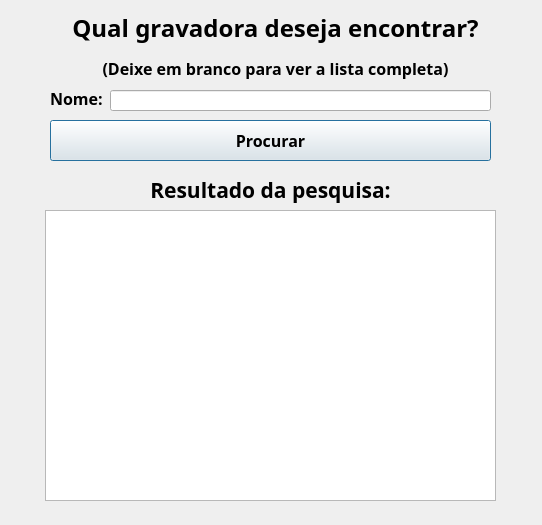
<?xml version="1.0" encoding="UTF-8"?>
<ui version="4.0">
 <class>Dialog</class>
 <widget class="QDialog" name="Dialog">
  <property name="geometry">
   <rect>
    <x>0</x>
    <y>0</y>
    <width>542</width>
    <height>525</height>
   </rect>
  </property>
  <property name="windowTitle">
   <string>Procurar Gravadora</string>
  </property>
  <widget class="QPushButton" name="searchBtn">
   <property name="geometry">
    <rect>
     <x>50</x>
     <y>120</y>
     <width>441</width>
     <height>41</height>
    </rect>
   </property>
   <property name="font">
    <font>
     <family>Noto Sans</family>
     <pointsize>12</pointsize>
     <weight>75</weight>
     <bold>true</bold>
    </font>
   </property>
   <property name="text">
    <string>Procurar</string>
   </property>
  </widget>
  <widget class="QLabel" name="removeRecord">
   <property name="geometry">
    <rect>
     <x>50</x>
     <y>90</y>
     <width>81</width>
     <height>17</height>
    </rect>
   </property>
   <property name="font">
    <font>
     <family>Noto Sans</family>
     <pointsize>12</pointsize>
     <weight>75</weight>
     <bold>true</bold>
    </font>
   </property>
   <property name="text">
    <string>Nome:</string>
   </property>
  </widget>
  <widget class="QLineEdit" name="searchInput">
   <property name="geometry">
    <rect>
     <x>110</x>
     <y>90</y>
     <width>381</width>
     <height>21</height>
    </rect>
   </property>
  </widget>
  <widget class="QLabel" name="mainTitle">
   <property name="geometry">
    <rect>
     <x>70</x>
     <y>10</y>
     <width>411</width>
     <height>71</height>
    </rect>
   </property>
   <property name="font">
    <font>
     <family>Noto Sans</family>
     <pointsize>16</pointsize>
     <weight>75</weight>
     <bold>true</bold>
    </font>
   </property>
   <property name="text">
    <string>&lt;!DOCTYPE HTML PUBLIC &quot;-//W3C//DTD HTML 4.0//EN&quot; &quot;http://www.w3.org/TR/REC-html40/strict.dtd&quot;&gt;
&lt;html&gt;&lt;head&gt;&lt;meta name=&quot;qrichtext&quot; content=&quot;1&quot; /&gt;&lt;style type=&quot;text/css&quot;&gt;
p, li { white-space: pre-wrap; }
&lt;/style&gt;&lt;/head&gt;&lt;body style=&quot; font-family:'Noto Sans'; font-size:16pt; font-weight:600; font-style:normal;&quot;&gt;
&lt;p align=&quot;center&quot; style=&quot; margin-top:12px; margin-bottom:12px; margin-left:0px; margin-right:0px; -qt-block-indent:0; text-indent:0px;&quot;&gt;&lt;span style=&quot; font-size:18pt;&quot;&gt;Qual gravadora deseja encontrar?&lt;/span&gt;&lt;/p&gt;
&lt;p align=&quot;center&quot; style=&quot; margin-top:12px; margin-bottom:12px; margin-left:0px; margin-right:0px; -qt-block-indent:0; text-indent:0px;&quot;&gt;&lt;span style=&quot; font-size:12pt;&quot;&gt;(Deixe em branco para ver a lista completa)&lt;/span&gt;&lt;/p&gt;&lt;/body&gt;&lt;/html&gt;</string>
   </property>
  </widget>
  <widget class="QLabel" name="infoShow">
   <property name="geometry">
    <rect>
     <x>40</x>
     <y>150</y>
     <width>461</width>
     <height>81</height>
    </rect>
   </property>
   <property name="font">
    <font>
     <family>Noto Sans</family>
     <pointsize>16</pointsize>
     <weight>75</weight>
     <bold>true</bold>
    </font>
   </property>
   <property name="text">
    <string>&lt;html&gt;&lt;head/&gt;&lt;body&gt;&lt;p align=&quot;center&quot;&gt;Resultado da pesquisa:&lt;/p&gt;&lt;/body&gt;&lt;/html&gt;</string>
   </property>
  </widget>
  <widget class="QTableWidget" name="resultTable">
   <property name="geometry">
    <rect>
     <x>45</x>
     <y>210</y>
     <width>451</width>
     <height>291</height>
    </rect>
   </property>
  </widget>
 </widget>
 <resources/>
 <connections/>
</ui>
